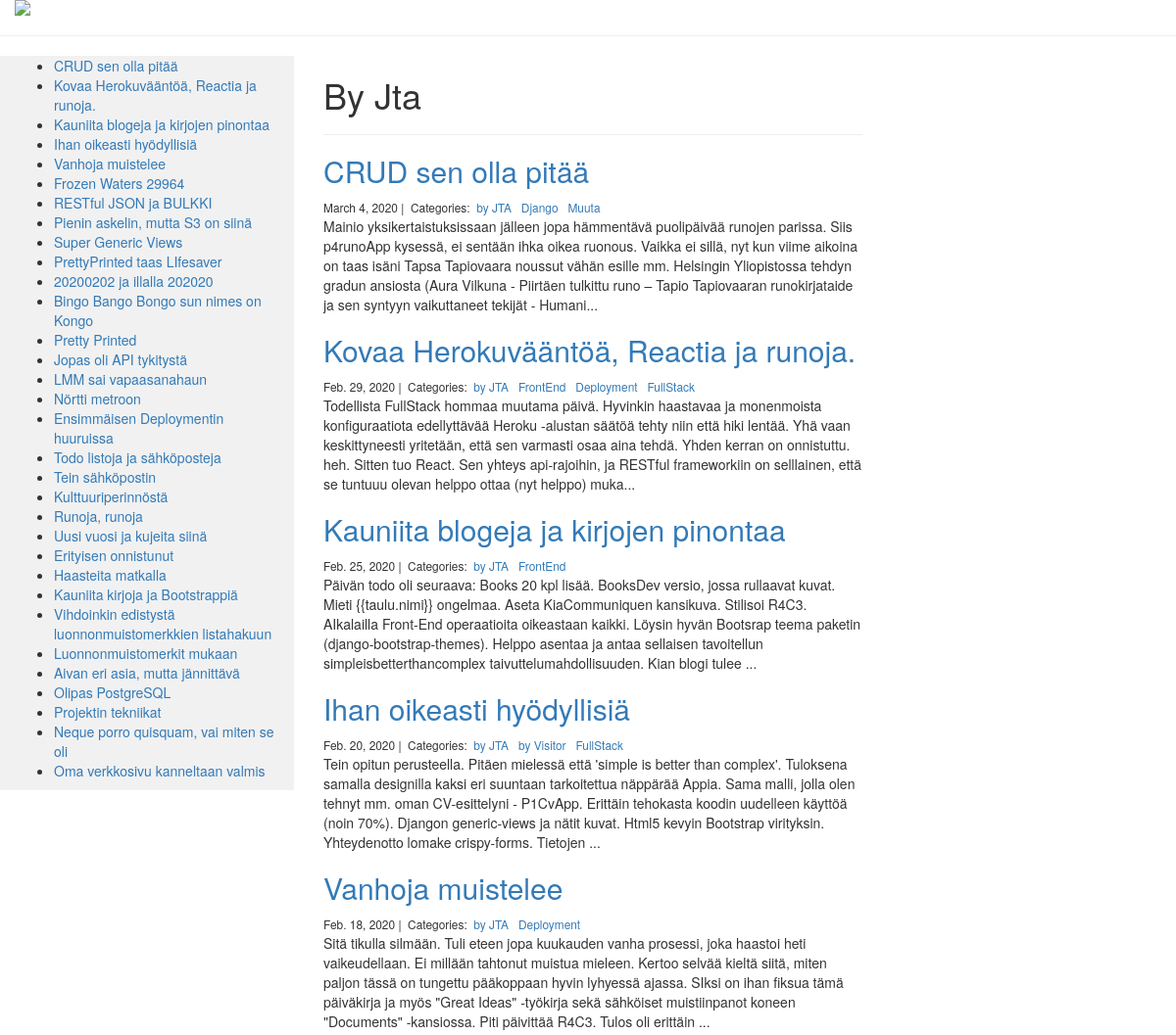
The page /ploki/by JTA/ (upper part) on the database as committed earlier.
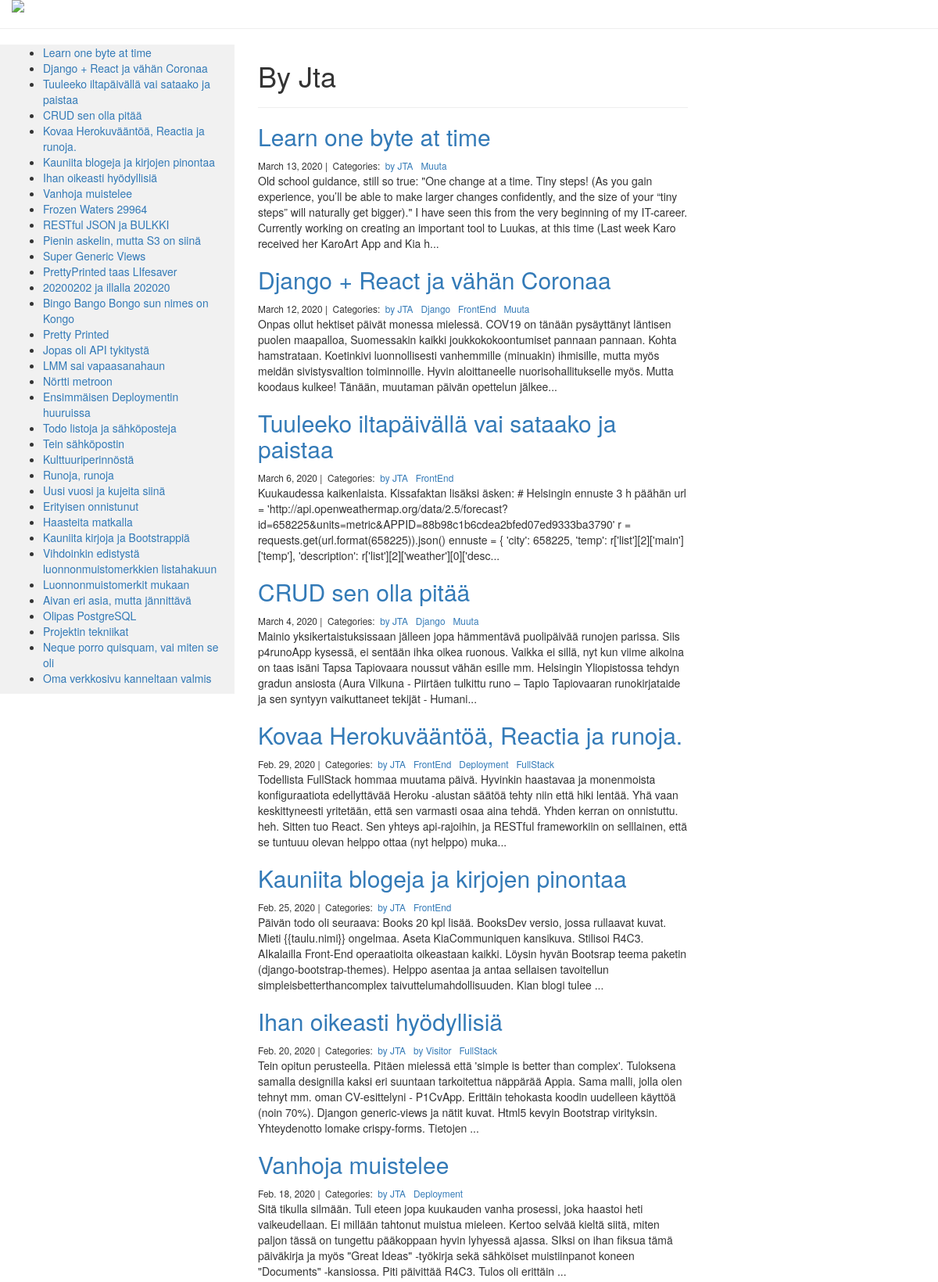
The same page on the database as committed later.
### ploki/models.py (models this page shows, shortened)
class Post(models.Model):
    title = models.CharField(max_length=255)
    body = models.TextField()
    created_on = models.DateTimeField(auto_now_add=True)
    last_modified = models.DateTimeField(auto_now=True)
    categories = models.ManyToManyField('Category', related_name='posts')
    class Meta:
        ordering = ('-created_on',)

class Category(models.Model):
    name = models.CharField(max_length=20)

### ploki/views.py (the view)
# urls.py: path('<category>/', views.ploki_category, name='ploki_category'),
def ploki_category(request, category):
    posts = Post.objects.filter(
        categories__name__contains=category
    ).order_by(
        '-created_on'
    )
    context = {
        'category': category,
        'posts': posts
    }
    return render(request, 'ploki_category.html', context)

### ploki/templates/ploki_category.html (shortened to what this page needs)
{% extends 'base.html' %}
{% block page_content %}
{% load bootstrap_themes %}
{% load static %}
    <div class ="container-fluid">
        <a href="{% url 'ploki:ploki_index' %}">
            <img src="{% static "images/osaamiset.gif" %}" class="img-responsive">
        </a>
    </div>
    <hr>
    <nav class="col-sm-3 sidenav">
        <ul>
            {% for post in posts %}
                <li><a href="{% url 'ploki:ploki_detail' post.pk%}">{{ post.title }}</a></li>
            {% endfor %}
        </ul>
    </nav>
    <div class="container-fluid">
        <div class="row content">
            <div class="col-sm-9">
                <div class="col-md-8 offset-md-2">
                    <h1>{{ category | title }}</h1>
                    <hr>
                    {% for post in posts %}
                    <h2><a href="{% url 'ploki:ploki_detail' post.pk%}">{{ post.title }}</a></h2>
                    <small>
                        {{ post.created_on.date }} |&nbsp;
                        Categories:&nbsp;
                        {% for category in post.categories.all %}
                        <a href="{% url 'ploki:ploki_category' category.name %}">
                            {{ category.name }}
                        </a>&nbsp;
                        {% endfor %}
                    </small>
                    <p>{{ post.body | slice:":400" }}...</p>
                    {% endfor %}
                </div>
            </div>
        </div>
    </div>
{% endblock %}

Rows that differ between the two databases and show on the page:
added Post: title "Learn one byte at time", created_on "March 13, 2020", body "Old school guidance, still so true: \"One change at a time. Tiny steps! (As you gain experience, you’ll be able to make larger changes confidently, and the size of your “tiny steps” will naturally get bigger).\" I have seen this from the very beginning of my IT-career. Currently working on creating an important tool to Luukas, at this time (Last week Karo received her KaroArt App and Kia h", Category (name "by JTA"), Category (name "Muuta")
added Post: title "Django + React ja vähän Coronaa", created_on "March 12, 2020", body "Onpas ollut hektiset päivät monessa mielessä. COV19 on tänään pysäyttänyt läntisen puolen maapalloa, Suomessakin kaikki joukkokokoontumiset pannaan pannaan. Kohta hamstrataan. Koetinkivi luonnollisesti vanhemmille (minuakin) ihmisille, mutta myös meidän sivistysvaltion toiminnoille. Hyvin aloittaneelle nuorisohallitukselle myös. Mutta koodaus kulkee! Tänään, muutaman päivän opettelun jälkee", Category (name "by JTA"), Category (name "Django"), Category (name "FrontEnd"), Category (name "Muuta")
added Post: title "Tuuleeko iltapäivällä vai sataako ja paistaa", created_on "March 6, 2020", body "Kuukaudessa kaikenlaista. Kissafaktan lisäksi äsken: # Helsingin ennuste 3 h päähän url = 'http://api.openweathermap.org/data/2.5/forecast?id=658225&units=metric&APPID=88b98c1b6cdea2bfed07ed9333ba3790' r = requests.get(url.format(658225)).json() ennuste = { 'city': 658225, 'temp': r['list'][2]['main']['temp'], 'description': r['list'][2]['weather'][0]['desc", Category (name "by JTA"), Category (name "FrontEnd")
